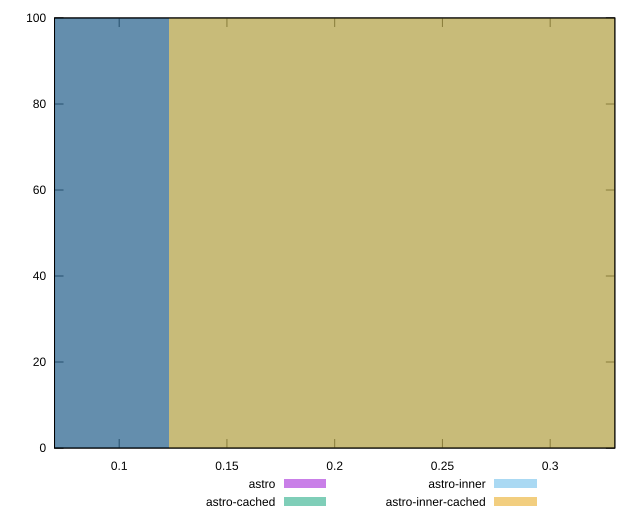

Generate this figure with gnuplot:
reset

$astro <<EOF
0 100
EOF

$astroCached <<EOF
0 100
EOF

$astroInner <<EOF
0.2466013520667359 100
EOF

$astroInnerCached <<EOF
0.2466013520667359 100
EOF

set key outside below
set boxwidth 0.2466013520667359
set xrange [0.07:0.33]
set yrange [0:100]
set trange [0:100]
set style fill transparent solid 0.5 noborder
set terminal svg size 640, 520 enhanced background rgb 'white'
set output "reports/report_00033_2021-03-01T14-23-16.841Z/interactive/comparison/histogram/all_score.svg"

plot $astro title "astro" with boxes, \
     $astroCached title "astro-cached" with boxes, \
     $astroInner title "astro-inner" with boxes, \
     $astroInnerCached title "astro-inner-cached" with boxes

reset
